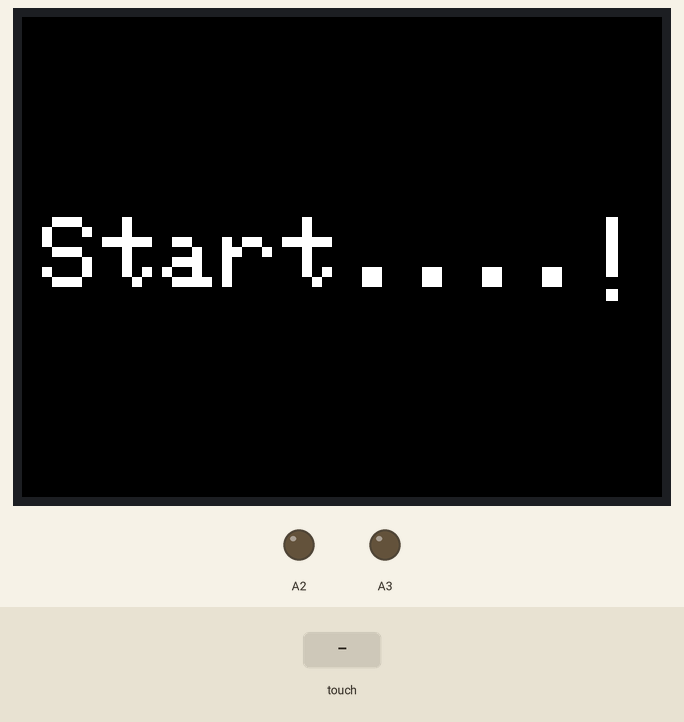
Simulated run of this sketch. Board: Arduino Uno, built with avr-gcc and run on an emulated ATmega328P. On the bench: 320×240 colour display, output pins drawn as LEDs (lit = HIGH). The test bench sets the inputs (shaded band). What the sketch prints to the serial monitor is not drawn.

Above: at 1.38 s.
At 2.7 s:
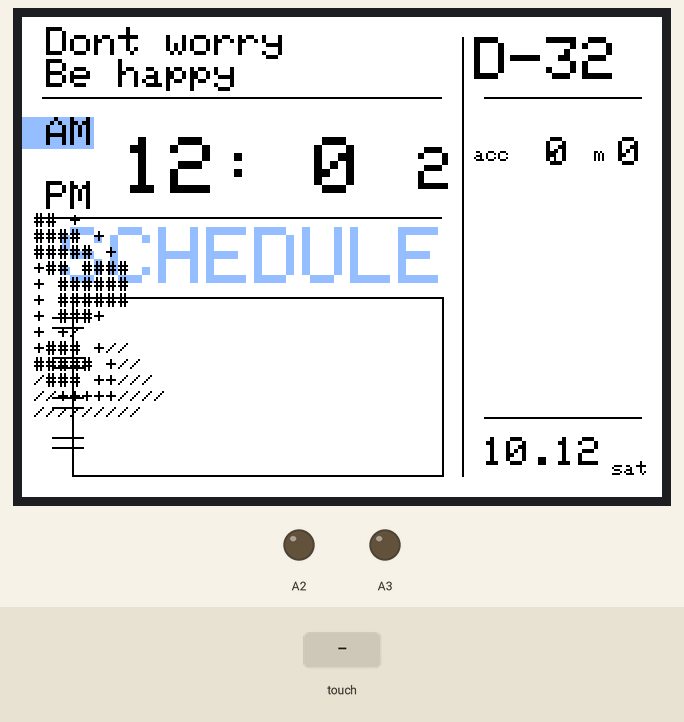
2.8 s: touch panel pressed at 62 % / 50 % of its raw x / y range
At 3.6 s:
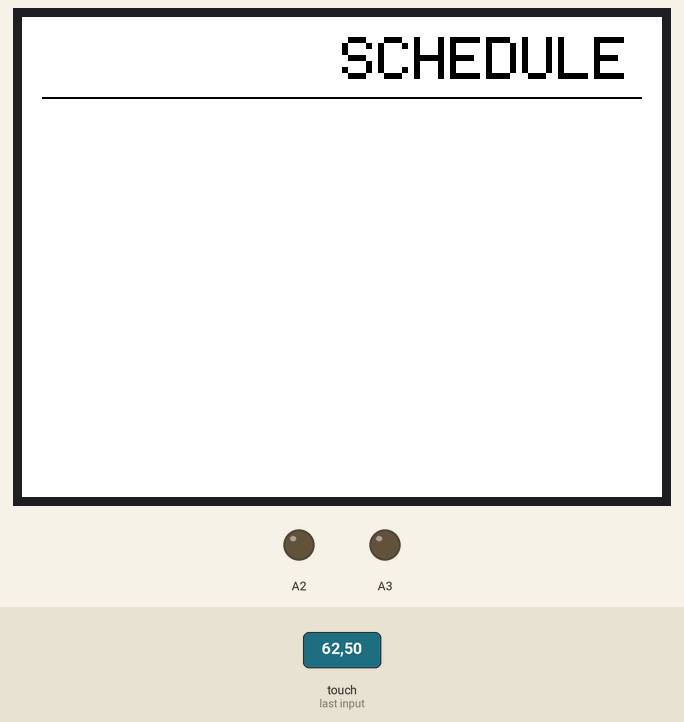
4.4 s: touch panel pressed at 13 % / 10 % of its raw x / y range
Timing chart, 0 to 7.4 s (numbered marks = the images above; inputs shaded):
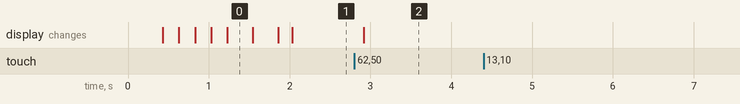

The sketch:

PassionClock.ino
```cpp
#include <MCUFRIEND_kbv.h>
#include <TouchScreen.h>
#define BLACK 0x0000
#define BRBLUE 0x95FF
#define RED 0xF800
#define PINK 0xFC38
#define WHITE 0xFFFF
MCUFRIEND_kbv tft;

int TS_LEFT=136,TS_RT=907,TS_TOP=139,TS_BOT=942;

//XP=8,XM=A2,YP=A3,YM=9

TouchScreen ts=TouchScreen(8,A3,A2,9,300);

TSPoint tp;

uint16_t xpos,ypos;
uint8_t mainIn;
uint8_t EggState;
uint32_t HrT,MnT,ScT,HrDT;
uint32_t PlusT;
uint32_t millisCalc;
uint32_t timerCalc;
uint32_t acc=71950;
uint32_t HrST,MnST,ScST;
boolean timer=0;

void EggDisplay()
{
  if(acc<72000)EggState=0;
  else if(acc>=72000 && acc<144000)EggState=1;
  else if(acc>=144000)EggState=2;
  tft.setTextSize(1);
  tft.setCursor(0, 90);
  tft.setTextColor(BLACK);
  switch(EggState)
  {
    case 0:
    {
      tft.println(" +++++");
      tft.println(" ## +");
      tft.println(" #### +");
      tft.println(" ##### +");
      tft.println(" +## ####");
      tft.println(" + ######");
      tft.println(" + ######");
      tft.println(" + ###+");
      tft.println(" + +/");
      tft.println(" +### +//");
      tft.println(" ##### +//");
      tft.println(" /### ++///");
      tft.println(" //+++++////");
      tft.println(" /////////");
      break;
    }

    case 1:
    {
      tft.println("\n\n ++++");
      tft.println(" ####+");
      tft.println(" +## ++#");
      tft.println(" + ###");
      tft.println(" + ###");
      tft.println(" + ##+");
      tft.println(" + +/");
      tft.println(" +### +//");
      tft.println(" ##### +//");
      tft.println(" /### ++///");
      tft.println(" //+++++////");
      tft.println(" /////////");
      break;
    }

//    case 2:
//    {
//      tft.println("\n\n\n\n\n\n\n ++ ++ +++");
//      tft.println(" + ++####/");
//      tft.println(" +### #+//");
//      tft.println(" ##### +//");
//      tft.println(" /### ++///");
//      tft.println(" //+++++////");
//      tft.println(" /////////");
//      break;
//    }
  }
}

void timeCalc()
{
  PlusT%=86400;
  millisCalc=((millis()/1000)+PlusT)%86400;
  MnT=millisCalc/60%60;
  HrT=millisCalc/3600;
  ScT=millisCalc%60;
}

void touchSensing()
{
  tp = ts.getPoint();
  pinMode(A2, OUTPUT);
  pinMode(A3, OUTPUT);
  if (tp.z > 50 && tp.z < 1000)
  {
    xpos = map(tp.y, TS_BOT, TS_TOP, 0, tft.width());
    ypos = map(tp.x, TS_LEFT, TS_RT, 0, tft.height());
  }
  Serial.print(xpos);
  Serial.print(" ");
  Serial.println(ypos);
}

void setup()
{
  Serial.begin(9600);
  tft.reset();
  int ID=tft.readID();
  tft.begin(ID);
  tft.setRotation(3);
  tft.fillScreen(BLACK);
  tft.setCursor(10, 100);
  tft.setTextSize(5);
  tft.setTextColor(WHITE);

  tft.print("Start");
  for(int i=0;i<4;i++)
  {
    delay(200);
    tft.print(".");
  }
  delay(200);
  tft.setTextSize(6);
  tft.print("!");
  delay(200);

  tft.invertDisplay(true);
  delay(200);

  main:

  tft.fillScreen(WHITE);
  tft.invertDisplay(false);
  tft.drawLine(220, 10,220,229,BLACK);
  tft.drawLine( 10, 40,209, 40,BLACK);
  tft.drawLine(231, 40,309, 40,BLACK);
  tft.drawLine( 10,100,209,100,BLACK);
  tft.drawLine(231,200,309,200,BLACK);
  tft.drawLine(25,140,210,140,BLACK);
  tft.drawLine(25,229,210,229,BLACK);
  tft.drawLine(25,140,25,229,BLACK);
  tft.drawLine(210,140,210,229,BLACK);
  tft.drawLine(15,150,30,150,BLACK);
  tft.drawLine(15,155,30,155,BLACK);
  tft.drawLine(15,170,30,170,BLACK);
  tft.drawLine(15,175,30,175,BLACK);
  tft.drawLine(15,190,30,190,BLACK);
  tft.drawLine(15,195,30,195,BLACK);
  tft.drawLine(15,210,30,210,BLACK);
  tft.drawLine(15,215,30,215,BLACK);

  tft.setTextColor(BRBLUE);
  tft.setCursor(20,105);
  tft.setTextSize(4);
  tft.print("SCHEDULE");

  tft.setCursor(0, 5);
  tft.setTextColor(BLACK);
  tft.setTextSize(2);
  tft.println(" Dont worry \n Be happy");

  //switch(DayT)
  //{
  //  case 1: tft.println(" Dont worry \n Be happy"); break;
  //  case 2: tft.println("Do your best You can be"); break;
  //  case 3: tft.println("Times never Stop"); break;
  //  case 4: tft.println("Nothing is Impossible"); break;
  //  case 5: tft.println("Cheer Up"); break;
  //}

  tft.setTextSize(3);
  tft.setCursor(226,10);
  tft.print("D-32");

  tft.setTextSize(1);
  tft.setCursor(226,65);
  tft.print("acc");

  tft.setTextSize(2);
  tft.print(" ");
  tft.setTextSize(1);
  tft.print(" h");

  tft.setTextSize(2);
  tft.print(" ");
  tft.setTextSize(1);
  tft.print(" m");

  tft.setTextSize(2);
  tft.setCursor(250,60);
  if(HrST<10)tft.print(" ");
  tft.print(HrST);

  tft.print(" ");
  if(MnST<10)tft.print(" ");
  tft.print(MnST);

  tft.setTextSize(2);
  tft.setCursor(230,210);
  tft.print("10.12");

  tft.setTextSize(1);
  tft.setCursor(295,222);
  tft.print("sat");

  EggDisplay();

  while(1)
  {
    timeCalc();
    if(HrT<12)
    {
      tft.setCursor(0,50);
      tft.setTextSize(2);
      tft.setTextColor(BLACK,BRBLUE);
      tft.println(" AM");
      tft.setTextColor(BLACK,WHITE);
      tft.println(" ");
      tft.println(" PM");

      if(HrT==0)HrDT=12;
      else HrDT=HrT;
    }

    else if(HrT>=12)
    {
      tft.setCursor(0,50);
      tft.setTextSize(2);
      tft.setTextColor(BLACK,WHITE);
      tft.println(" AM\n");
      tft.setTextColor(BLACK,BRBLUE);
      tft.println(" PM");

      if(HrT>12)HrDT=HrT-12;
      else HrDT=HrT;
    }

    tft.setTextColor(BLACK,WHITE);
    tft.setCursor(50,60);
    tft.setTextSize(4);
    tft.print(HrDT);
    if(HrDT<10)tft.print(" ");
    tft.print(":");
    if(MnT<10)tft.print(" ");
    tft.print(MnT);

    tft.setCursor(180,65);
    tft.setTextSize(3);
    if(ScT<10)tft.print(" ");
    tft.print(ScT);

    delay(50);

    touchSensing();

    if(tp.z>50&&tp.z<1000)
    {
      Serial.print(xpos);
      Serial.print(" ");
      Serial.println(ypos);
      if(xpos>32&&xpos<237&&ypos>42&&ypos<87)mainIn=1;
      else if(xpos>253&&xpos<330&&ypos>41&&ypos<190)mainIn=2;
      else if(xpos>31&&xpos<236&&ypos>104&&ypos<233)mainIn=3;
      else if(xpos>251&&xpos<333&&ypos>1&&ypos<28)mainIn=4;
      else if(xpos>251&&xpos<333&&ypos>211&&ypos<235)mainIn=5;
      else mainIn=0;
      if(mainIn!=0)break;
    }

  }

  tft.fillScreen(WHITE);

  switch(mainIn)
  {
    case 1:
    {
      tft.setTextSize(3);
      tft.setCursor(160,10);
      tft.setTextColor(BLACK);
      tft.print("Time Set");
      tft.drawLine(10,40,309,40,BLACK);

      tft.setCursor(0,75);
      tft.setTextSize(6);
      tft.setTextColor(RED);
      tft.println(" ^ ^\n\n Y Y");
      tft.fillRect(0,195,319,239,WHITE);

      while(1)
      {
        timeCalc();

        tft.setTextColor(BLACK,WHITE);
        tft.setCursor(40,110);
        tft.setTextSize(6);
        if(HrT<10)tft.print(" ");
        tft.print(HrT);
        tft.print(":");
        if(MnT<10)tft.print(" ");
        tft.print(MnT);

        tft.setCursor(240,125);
        tft.setTextSize(4);
        if(ScT<10)tft.print(" ");
        tft.print(ScT);

        delay(50);

        touchSensing();

        if(tp.z>50&&tp.z<1000)
        {
          if(PlusT<3600)PlusT+=86400;
          if(xpos<=30)goto main;
          else if(xpos>30&&xpos<=150&&ypos<130)PlusT+=3600;
          else if(xpos>30&&xpos<=150&&ypos>=130)PlusT-=3600;
          else if(xpos>150&&xpos<=255&&ypos<130)PlusT+=60;
          else if(xpos>150&&xpos<=255&&ypos>=130)PlusT-=60;
          else if(xpos>255)PlusT-=ScT;

          delay(1);
        }
      }
    }

    case 2:
    {
      tft.fillScreen(WHITE);
      tft.drawLine(10,40,309,40,BLACK);
      tft.drawLine(10,200,309,200,BLACK);
      tft.setTextSize(3);

      tft.setCursor(130,10);
      tft.setTextColor(BLACK);
      tft.println("Study Mode");
      tft.setTextColor(RED);
      tft.print("\n\n\n\n\n\n\n reset");

      EggDisplay();

      while(1)
      {
        tft.setTextSize(3);
        tft.setCursor(50,65);
        if(timer==0)
        {
          tft.setTextColor(PINK,WHITE);
          tft.print(">");
          tft.print(" ");
          tft.setTextColor(RED,WHITE);
          tft.print("ll");
        }
        else if(timer==1)
        {
          tft.setTextColor(RED,WHITE);
          tft.print(">");
          tft.setTextColor(PINK,WHITE);
          tft.print(" ");
          tft.print("ll");
        }

        ScST=acc/10%60;
        MnST=(acc/600)%60;
        HrST=(acc/36000)%24;
        tft.setTextColor(BLACK,WHITE);
        tft.setTextSize(5);

        tft.setCursor(10,110);
        if(HrST<10)tft.print(" ");
        tft.print(HrST);
        tft.print(":");
        if(MnST<10)tft.print(" ");
        tft.print(MnST);
        tft.setTextSize(3);

        tft.setCursor(180,120);
        if(ScST<10)tft.print(" ");
        tft.print(ScST);

        touchSensing();

        if(tp.z>50&&tp.z<1000)
        {
          if(xpos<30)
          {
            timer=0;
            goto main;
          }
          else if(xpos>=30&&xpos<150&&ypos<=190)timer=1;
          else if(xpos>=150&&ypos<=190)timer=0;
          else if(xpos>=30&&ypos>190)acc=1;
        }
        if(timer==1)acc++;

        delay(49);

        if(acc%36000==0)
        {
          acc++;
          tft.fillRect(220,90,319,110,WHITE);

          EggDisplay();
        }
      }
    }

    case 3:
    {
      tft.setTextSize(3);
      tft.setCursor(160,10);
      tft.setTextColor(BLACK);
      tft.print("SCHEDULE");
      tft.drawLine(10,40,309,40,BLACK);

      while(1)
      {
        touchSensing();
        if(tp.z>50&&tp.z<1000)if(xpos<=30)goto main;
      }
    }

    case 4:
    {
      tft.setTextSize(3);
      tft.setCursor(220,10);
      tft.setTextColor(BLACK);
      tft.print("D-day");
      tft.drawLine(10,40,309,40,BLACK);

      while(1)
      {
        touchSensing();
        if(tp.z>50&&tp.z<1000)if(xpos<=30)goto main;
      }
    }

    case 5:
    {
      tft.setTextSize(3);
      tft.setCursor(230,10);
      tft.setTextColor(BLACK);
      tft.print("Date");
      tft.drawLine(10,40,309,40,BLACK);

      while(1)
      {
        touchSensing();
        if(tp.z>50&&tp.z<1000)if(xpos<=30)goto main;
      }
    }
  }
}

void loop(){}
```

Measured:
- after the input at 2.8 s, the display: changes after 0.12 s (image 2)
- after the input at 4.4 s, every drawn part: stays the same
